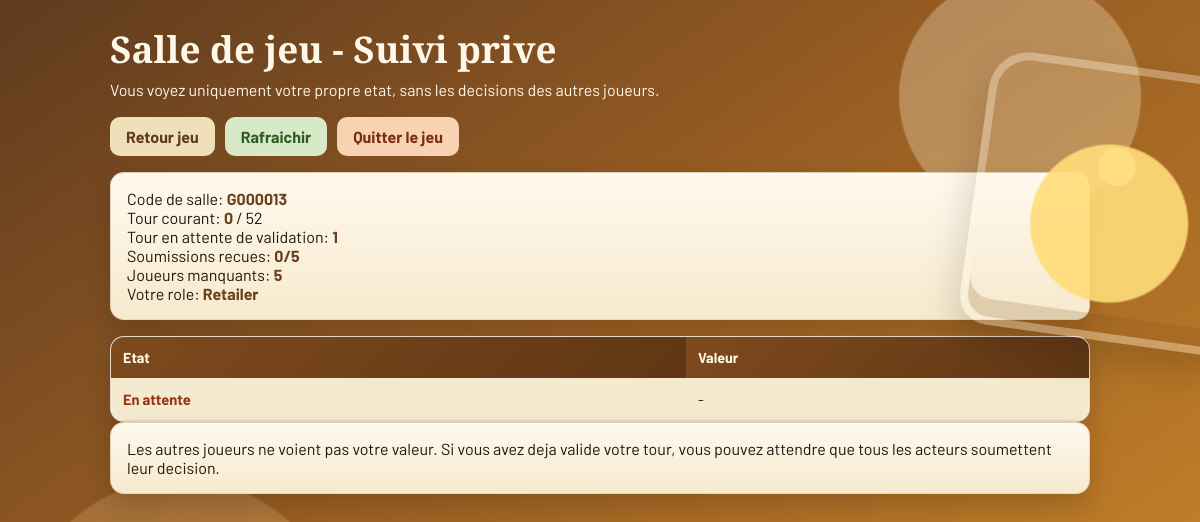
The app's page /room/ (signed in) with its own data.
### game/models.py (models this page shows, shortened)
class Game(models.Model):
    STATUS_CHOICES = [
        ('active', 'Active'),
        ('ended', 'Ended'),
    ]
    status = models.CharField(max_length=10, choices=STATUS_CHOICES, default='active')
    room_code = models.CharField(max_length=12, unique=True, null=True, blank=True)
    current_turn = models.IntegerField(default=0)
    total_turns = models.IntegerField(default=52)  # 52 weeks
    created_at = models.DateTimeField(auto_now_add=True)

### game/views.py (the view)
# urls.py: path('room/', views.game_room, name='game_room'),
@login_required(login_url="auth_portal")
def game_room(request):
    game = get_or_create_game()
    user_role = get_user_role(request.user)
    if not user_role:
        messages.error(request, "Aucun role associe a votre compte.")
        return redirect("auth_portal")
    role_labels = dict(Actor.ROLE_CHOICES)
    pending_turn = game.current_turn + 1
    submissions = OrderSubmission.objects.filter(game=game, turn_number=pending_turn).select_related("actor")
    own_submission = submissions.filter(actor__role=user_role).first()
    ready_count = submissions.count()
    current_actor = get_actor_for_role(game, user_role)
    return render(
        request,
        "game/game_room.html",
        {
            "game": game,
            "pending_turn": pending_turn,
            "current_role": user_role,
            "current_role_label": role_labels.get(user_role, user_role),
            "current_actor": current_actor,
            "own_submission": own_submission,
            "ready_count": ready_count,
            "total_roles": len(ROLE_ORDER),
            "remaining_players": max(0, len(ROLE_ORDER) - ready_count),
        },
    )

### game/views.py (called while the page is built, shortened)
def get_or_create_game():
    game = Game.objects.filter(status="active").first()
    return game

def get_user_role(user):
    if not user.is_authenticated:
        return None
    groups = set(user.groups.values_list("name", flat=True))
    for role in ROLE_ORDER:
        if role in groups:
            return role
    return None

def get_actor_for_role(game, role):
    if not role:
        return None
    return Actor.objects.filter(game=game, role=role).first()

### game/templates/game/game_room.html (shortened to what this page needs)
<!DOCTYPE html>
<html lang="fr">
<head>
</head>
<body>
<div class="container">
    <div class="header">
        <h1>Salle de jeu - Suivi prive</h1>
        <p>Vous voyez uniquement votre propre etat, sans les decisions des autres joueurs.</p>
    </div>
    <div class="top-actions">
        <a class="btn btn-home" href="{% url 'home' %}">Retour jeu</a>
        <a class="btn btn-refresh" href="{% url 'game_room' %}">Rafraichir</a>
        <a class="btn btn-quit" href="{% url 'logout' %}">Quitter le jeu</a>
    </div>
    <div class="status-card">
        Code de salle: <strong>{{ game.room_code }}</strong><br>
        Tour courant: <strong>{{ game.current_turn }}</strong> / {{ game.total_turns }}<br>
        Tour en attente de validation: <strong>{{ pending_turn }}</strong><br>
        Soumissions recues: <strong>{{ ready_count }}/{{ total_roles }}</strong><br>
        Joueurs manquants: <strong>{{ remaining_players }}</strong><br>
        Votre role: <strong>{{ current_role_label }}</strong>
    </div>
    <div class="table-wrap">
        <table>
            <thead>
                <tr>
                    <th>Etat</th>
                    <th>Valeur</th>
                </tr>
            </thead>
            <tbody>
                <tr class="me">
                    <td>
                        {% if own_submission %}
                        <span class="ok">Soumis</span>
                        {% else %}
                        <span class="wait">En attente</span>
                        {% endif %}
                    </td>
                    <td>{% if own_submission %}{{ own_submission.order_quantity }}{% else %}-{% endif %}</td>
                </tr>
            </tbody>
        </table>
    </div>
    <div class="status-card">
        Les autres joueurs ne voient pas votre valeur. Si vous avez deja valide votre tour, vous pouvez attendre que tous les acteurs soumettent leur decision.
    </div>
</div>
</body>
</html>

### game/templates/game/game_room.html (style rules this page uses)
:root { --oak: #4a2c17; --foam: #fff9eb; --malt: #ca8123; --hops: #4e7d3c; --paper: #f6ebd0; }
* { box-sizing: border-box; margin: 0; padding: 0; }
body { font-family: "Barlow", sans-serif; min-height: 100vh; overflow-x: hidden; background: radial-gradient(circle at 85% 12%, rgba(255, 244, 212, 0.3) 0 120px, transparent 122px), radial-gradient(circle at 15% 80%, rgba(255, 214, 149, 0.2) 0 160px, transparent 162px), linear-gradient(145deg, #5f3b1f 0%, #9a5f23 45%, #ce8a2a 100%); color: #23170e; padding: 24px; }
body::before { content: ""; position: fixed; right: -50px; top: 65px; width: 260px; height: 260px; pointer-events: none; background: radial-gradient(circle at 50% 58%, rgba(255, 220, 120, 0.9) 0 78px, transparent 80px), radial-gradient(circle at 50% 36%, rgba(255, 247, 230, 0.95) 0 18px, transparent 20px); border: 8px solid rgba(255, 246, 228, 0.34); border-radius: 40px 40px 30px 30px; box-shadow: inset 0 -18px 0 rgba(120, 71, 24, 0.18), 0 18px 38px rgba(24, 15, 8, 0.18); transform: rotate(8deg); animation: mugFloat 6.5s ease-in-out infinite; }
.container { max-width: 980px; margin: 0 auto; }
.header { color: #fff7e7; margin-bottom: 18px; }
.header h1 { margin-bottom: 6px; font-family: "Bree Serif", serif; font-size: clamp(1.6rem, 3.5vw, 2.3rem); }
.top-actions { display: flex; gap: 10px; flex-wrap: wrap; margin-bottom: 16px; }
.btn { display: inline-block; text-decoration: none; padding: 10px 16px; border-radius: 10px; font-weight: 700; transition: transform 0.2s ease; }
.btn-home { background: #f0e0ba; color: #5e3a1e; }
.btn-refresh { background: #d8e9c8; color: #315b24; }
.btn-quit { background: #f7d2b3; color: #7c2d12; }
.status-card { background: linear-gradient(180deg, #fff9ee 0%, #f6e9cd 100%); border-radius: 14px; padding: 16px; border: 1px solid rgba(74, 44, 23, 0.16); box-shadow: 0 12px 24px rgba(41, 24, 13, 0.2); margin-bottom: 16px; animation: panelFloat 7s ease-in-out infinite; }
.status-card strong { color: #69411e; }
.table-wrap { background: #fffaf0; border-radius: 14px; overflow: hidden; border: 1px solid rgba(74, 44, 23, 0.16); box-shadow: 0 12px 24px rgba(41, 24, 13, 0.2); animation: panelFloat 8s ease-in-out infinite; }
table { width: 100%; border-collapse: collapse; }
th { text-align: left; background: linear-gradient(135deg, #7f4a1d 0%, #5f3614 100%); color: #fff9ea; padding: 12px; font-size: 0.9rem; }
td { padding: 12px; border-bottom: 1px solid #e7d9bc; font-size: 0.92rem; }
tr.me { background: #f4ead0; }
.wait { color: #9a3412; font-weight: 700; }

### records on screen
Game: room_code "G000013", current_turn "0", total_turns "52"

### other values on screen
{{ pending_turn }} "1"
{{ ready_count }} "0"
{{ total_roles }} "5"
{{ remaining_players }} "5"
{{ current_role_label }} "Retailer"
